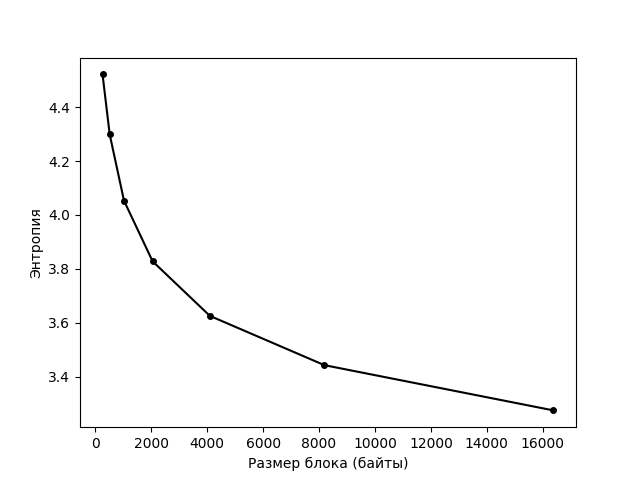

This chart was generated by the following Python code:
import math
import matplotlib.pyplot as plt
def counting_sort(last_column):
    count = [0] * 256
    for char in last_column:
        count[char] += 1

    for i in range(1, 256):
        count[i] += count[i - 1]

    P_inverse = [0] * len(last_column)
    for i in range(len(last_column) - 1, -1, -1):
        char = last_column[i]
        count[char] -= 1
        P_inverse[count[char]] = i

    return P_inverse

def build_suffix_array(s):
    n = len(s)
    suffixes = [(s[i:], i) for i in range(n)]
    suffixes.sort()
    suffix_array = [idx for _, idx in suffixes]
    return suffix_array

def bwt_encode(data):
    if not data:
        return b""
    data += b'\x00'
    n = len(data)
    sa = build_suffix_array(data)
    last_column = bytearray(data[(sa[i] - 1) % n] for i in range(n))
    return bytes(last_column)

def bwt_decode(encoded_data):
    if not encoded_data:
        return b""
    S_index = encoded_data.find(b'\x00')
    if S_index == -1:
        print("Ошибка: не найдена строка, заканчивающаяся на \\x00")
        return b""
    last_column = list(encoded_data)
    P_inverse = counting_sort(last_column)
    N = len(last_column)
    S = bytearray()
    j = S_index
    for _ in range(N):
        j = P_inverse[j]
        S.append(last_column[j])
    return bytes(S).rstrip(b'\x00')

def entropy(string, leng):
    if (leng<=0):
        print("Ошибка: длина кода символа должна быть положительной")
        return 0
    if (len(string)%leng!=0):
        string+= b'\x00'*((leng - (len(string)%leng))%leng)
    
    symbols = [string[i:i+leng] for i in range(0,len(string),leng)]
    freq = {}
    for symbol in symbols:
        if symbol in freq:
            freq[symbol]+=1
        else:
            freq[symbol]=1
    entrop=0.0
    len_symb = len(symbols)
    for count in freq.values():
        probability = count/len_symb
        entrop-= probability*math.log2(probability)
    return entrop

def mtf_encode(data):
    alphabet = list(range(256))
    result = bytearray()
    for byte in data:
        index = alphabet.index(byte)
        result.append(index)
        alphabet.pop(index)
        alphabet.insert(0, byte)
    return bytes(result)

def mtf_decode(data):
    alphabet = list(range(256))
    result = bytearray()
    for index in data:
        byte = alphabet[index]
        result.append(byte)
        alphabet.pop(index)
        alphabet.insert(0, byte)
    return bytes(result)

block_sizes = [256, 512, 1024, 2048, 4096, 8192, 16384]
entropies = []

for block_s in block_sizes:
    with open("enwik7", "rb") as f_in:
        total_entropy = 0
        block_number = 0
        while True:
            block = f_in.read(block_s)
            if not block:
                break
            bwt_encoded = bwt_encode(block)
            mtf_encoded = mtf_encode(bwt_encoded)
            current_entropy = entropy(mtf_encoded, 1)
            total_entropy += current_entropy
            block_number += 1
        average_entropy = total_entropy / block_number
        entropies.append(average_entropy)
        print(block_s, ' ', average_entropy)
plt.plot(block_sizes, entropies, marker='o',markersize=4,color='k')
plt.xlabel('Размер блока (байты)')
plt.ylabel('Энтропия')
plt.savefig('1.png')
plt.show()
